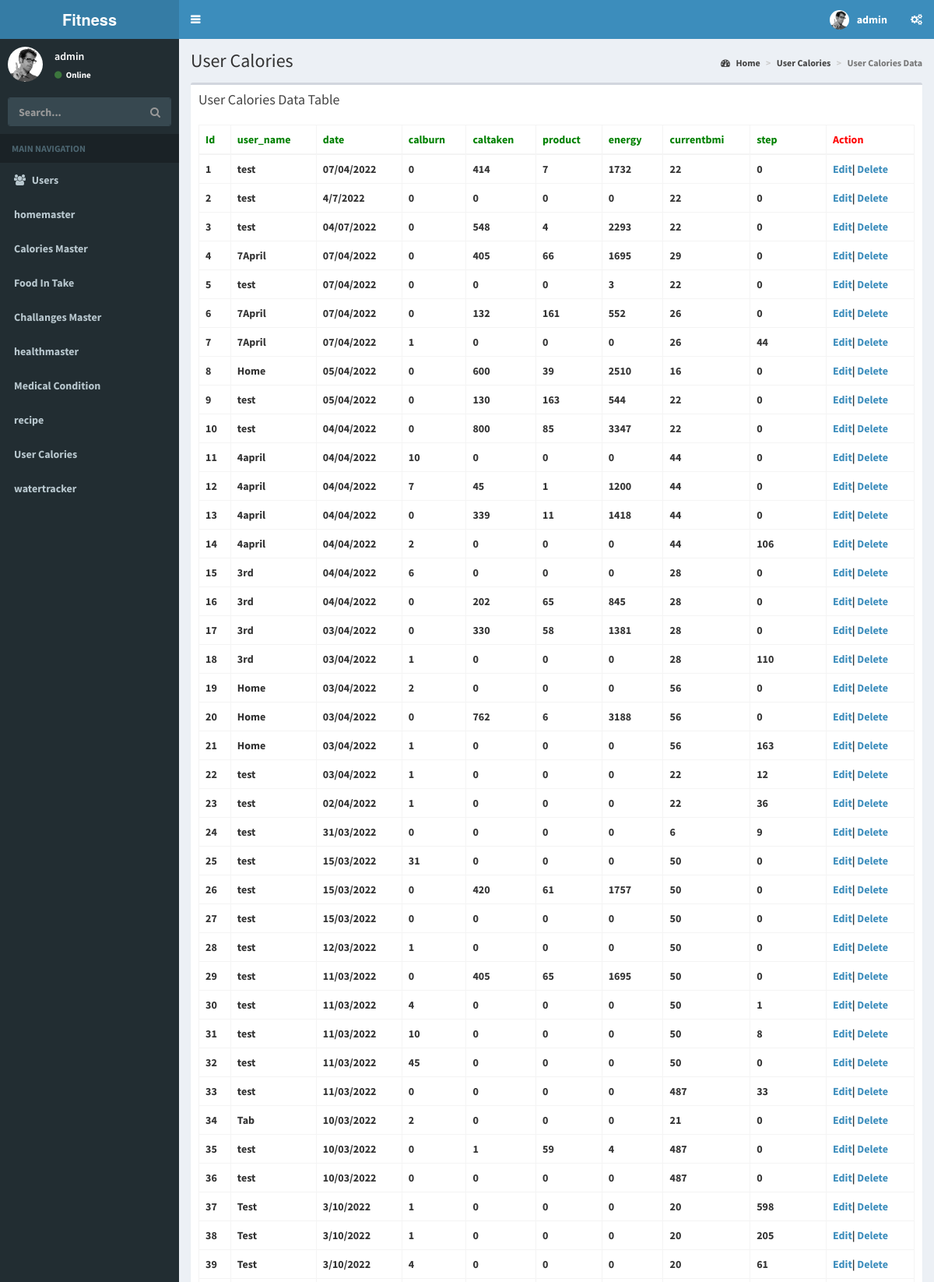
/admin/user_calories.php (signed in, upper part), run on the app's committed database.
### tables this page shows
CREATE TABLE `user_calories` (
  `id` int(11) NOT NULL,
  `user_id` int(11) NOT NULL,
  `date` varchar(200) NOT NULL,
  `time` varchar(200) NOT NULL,
  `calburn` int(11) NOT NULL,
  `caltaken` int(11) NOT NULL,
  `product` int(11) NOT NULL,
  `energy` int(11) NOT NULL,
  `currentbmi` int(11) NOT NULL,
  `datetime` datetime NOT NULL DEFAULT current_timestamp(),
  `step` int(11) NOT NULL DEFAULT 0
);

CREATE TABLE `users` (
  `id` int(11) NOT NULL,
  `user_type` enum('1','2') NOT NULL DEFAULT '2',
  `name` varchar(50) NOT NULL,
  `email` varchar(50) NOT NULL,
  `password` varchar(150) NOT NULL,
  `firstname` varchar(200) NOT NULL DEFAULT '""',
  `lastname` varchar(200) NOT NULL DEFAULT '""',
  `profileimage` varchar(350) NOT NULL DEFAULT '""',
  `IsActive` bit(1) NOT NULL DEFAULT b'1',
  `mobile` varchar(15) NOT NULL DEFAULT '""',
  `gender` varchar(1) NOT NULL DEFAULT 'M',
  `weight` varchar(20) NOT NULL DEFAULT '0',
  `goalweight` varchar(4) NOT NULL DEFAULT '0',
  `height` varchar(20) NOT NULL DEFAULT '0',
  `datetime` datetime NOT NULL DEFAULT current_timestamp(),
  `activityid` int(11) NOT NULL DEFAULT 1,
  `medicalcondition` varchar(500) NOT NULL DEFAULT 'none',
  `Age` varchar(11) NOT NULL,
  `healthOption` int(11) NOT NULL DEFAULT 0,
  `bmi` int(11) DEFAULT 0,
  `GoalStep` int(11) NOT NULL DEFAULT 0,
  `GoalWater` int(11) NOT NULL DEFAULT 0,
  `CalGoal` int(11) NOT NULL DEFAULT 0,
  `Level` int(11) NOT NULL DEFAULT 0,
  `IsPregnent` varchar(1) NOT NULL DEFAULT '0',
  `IsAllergies` varchar(1) NOT NULL DEFAULT '0',
  `Rating` varchar(2) NOT NULL DEFAULT '0'
);

### admin/user_calories.php (the view, shortened to what this page needs)
<?php
include("includes/header.php");
$query  = "SELECT * FROM `user_calories` ORDER BY `id` DESC";
$resnum = mysqli_query($con, $query);
?>
<div class="content-wrapper" style="min-height: 916.281px;">
    <section class="content-header">
        <h1>
            User Calories
        </h1>
        <ol class="breadcrumb">
            <li><a href="#"><i class="fa fa-dashboard"></i> Home</a></li>
            <li><a href="#">User Calories</a></li>
            <li class="active">User Calories Data</li>
        </ol>
    </section>
    <section class="content">
        <div class="row">
            <div class="col-xs-12">
                <div class="box">
                    <div class="box-header">
                        <h3 class="box-title">User Calories Data Table</h3>
                    </div>
                    <div class="box-body">
                        <div id="example2_wrapper" class="dataTables_wrapper form-inline dt-bootstrap">
                            <div class="row">
                                <div class="col-sm-6"></div>
                                <div class="col-sm-6"></div>
                            </div>
                            <div class="row">
                                <div class="col-sm-12">
                                    <table id="example2" class="table table-bordered table-hover dataTable" role="grid" aria-describedby="example2_info">
                                        <thead>
                                            <tr role="row">
                                                <th class="sorting_asc" style="color: green" tabindex="0" aria-controls="example2" rowspan="1" colspan="1" aria-sort="ascending" aria-label="Rendering engine: activate to sort column descending">
                                                    Id
                                                </th>
                                                <th class="sorting" style="color: green" tabindex="0" aria-controls="example2" rowspan="1" colspan="1" aria-label="Browser: activate to sort column ascending">
                                                    user_name
                                                </th>
                                                <th class="sorting" style="color: green" tabindex="0" aria-controls="example2" rowspan="1" colspan="1" aria-label="Platform(s): activate to sort column ascending">
                                                    date
                                                </th>
                                                <th class="sorting" style="color: green" tabindex="0" aria-controls="example2" rowspan="1" colspan="1" aria-label="Engine version: activate to sort column ascending">
                                                    calburn
                                                </th>
                                                <th class="sorting" style="color: green" tabindex="0" aria-controls="example2" rowspan="1" colspan="1" aria-label="CSS grade: activate to sort column ascending">
                                                    caltaken
                                                </th>
                                                <th class="sorting" style="color: green" tabindex="0" aria-controls="example2" rowspan="1" colspan="1" aria-label="CSS grade: activate to sort column ascending">
                                                    product
                                                </th>
                                                <th class="sorting" style="color: green" tabindex="0" aria-controls="example2" rowspan="1" colspan="1" aria-label="CSS grade: activate to sort column ascending">
                                                    energy
                                                </th>
                                                <th class="sorting" style="color: green" tabindex="0" aria-controls="example2" rowspan="1" colspan="1" aria-label="CSS grade: activate to sort column ascending">
                                                    currentbmi
                                                </th>
                                                <th class="sorting" style="color: green" tabindex="0" aria-controls="example2" rowspan="1" colspan="1" aria-label="CSS grade: activate to sort column ascending">
                                                    step
                                                </th>
                                                <th class="sorting" style="color: red" tabindex="0" aria-controls="example2" rowspan="1" colspan="1" aria-label="CSS grade: activate to sort column ascending">
                                                    Action
                                                </th>
                                            </tr>
                                        </thead>
                                        <tbody>
                                            <?php
                                            $i = 1;
                                            while ($result_arr = mysqli_fetch_assoc($resnum)) {
                                                $query  = "SELECT * FROM `users` WHERE id='".$result_arr['user_id']."'";
                                                $resnumUs = mysqli_query($con, $query);
                                                $result_arrUs = mysqli_fetch_assoc($resnumUs);
                                            ?>
                                                <tr role="row" class="odd">
                                                    <td class="sorting_1"><?php echo $i; ?></td>
                                                    <td><?php echo $result_arrUs['name']; ?></td>
                                                    <td><?php echo $result_arr['date']; ?></td>
                                                    <td><?php echo $result_arr['calburn']; ?></td>
                                                    <td><?php echo $result_arr['caltaken']; ?></td>
                                                    <td><?php echo $result_arr['product']; ?></td>
                                                    <td><?php echo $result_arr['energy']; ?></td>
                                                    <td><?php echo $result_arr['currentbmi']; ?></td>
                                                    <td><?php echo $result_arr['step']; ?></td>
                                                    <td>
                                                        <a href="<?php echo BASE_URL; ?>/editUserCalories.php?id=<?php echo $result_arr['id']; ?>">Edit</a>|
                                                        <a href="<?php echo BASE_URL; ?>/deleteUserCalories.php?id=<?php echo $result_arr['id']; ?>">Delete</a>
                                                    </td>
                                                </tr>
                                            <?php
                                                $i++;
                                            } ?>
                                        </tbody>
                                    </table>
                                </div>
                            </div>
                        </div>
                    </div>
                </div>
            </div>
        </div>
    </section>
</div>
<?php
include("includes/footer.php");
?>

### data on the page
user_calories: user.name "test", date "07/04/2022", calburn "0", caltaken "414", product "7", energy "1732", currentbmi "22", step "0"
user_calories: user.name "test", date "4/7/2022", calburn "0", caltaken "0", product "0", energy "0", currentbmi "22", step "0"
user_calories: user.name "test", date "04/07/2022", calburn "0", caltaken "548", product "4", energy "2293", currentbmi "22", step "0"
user_calories: user.name "7April", date "07/04/2022", calburn "0", caltaken "405", product "66", energy "1695", currentbmi "29", step "0"
user_calories: user.name "test", date "07/04/2022", calburn "0", caltaken "0", product "0", energy "3", currentbmi "22", step "0"
user_calories: user.name "7April", date "07/04/2022", calburn "0", caltaken "132", product "161", energy "552", currentbmi "26", step "0"
user_calories: user.name "7April", date "07/04/2022", calburn "1", caltaken "0", product "0", energy "0", currentbmi "26", step "44"
user_calories: user.name "Home", date "05/04/2022", calburn "0", caltaken "600", product "39", energy "2510", currentbmi "16", step "0"
user_calories: user.name "test", date "05/04/2022", calburn "0", caltaken "130", product "163", energy "544", currentbmi "22", step "0"
user_calories: user.name "test", date "04/04/2022", calburn "0", caltaken "800", product "85", energy "3347", currentbmi "22", step "0"
user_calories: user.name "4april", date "04/04/2022", calburn "10", caltaken "0", product "0", energy "0", currentbmi "44", step "0"
user_calories: user.name "4april", date "04/04/2022", calburn "7", caltaken "45", product "1", energy "1200", currentbmi "44", step "0"
user_calories: user.name "4april", date "04/04/2022", calburn "0", caltaken "339", product "11", energy "1418", currentbmi "44", step "0"
user_calories: user.name "4april", date "04/04/2022", calburn "2", caltaken "0", product "0", energy "0", currentbmi "44", step "106"
user_calories: user.name "3rd", date "04/04/2022", calburn "6", caltaken "0", product "0", energy "0", currentbmi "28", step "0"
user_calories: user.name "3rd", date "04/04/2022", calburn "0", caltaken "202", product "65", energy "845", currentbmi "28", step "0"
user_calories: user.name "3rd", date "03/04/2022", calburn "0", caltaken "330", product "58", energy "1381", currentbmi "28", step "0"
user_calories: user.name "3rd", date "03/04/2022", calburn "1", caltaken "0", product "0", energy "0", currentbmi "28", step "110"
user_calories: user.name "Home", date "03/04/2022", calburn "2", caltaken "0", product "0", energy "0", currentbmi "56", step "0"
user_calories: user.name "Home", date "03/04/2022", calburn "0", caltaken "762", product "6", energy "3188", currentbmi "56", step "0"
user_calories: user.name "Home", date "03/04/2022", calburn "1", caltaken "0", product "0", energy "0", currentbmi "56", step "163"
user_calories: user.name "test", date "03/04/2022", calburn "1", caltaken "0", product "0", energy "0", currentbmi "22", step "12"
user_calories: user.name "test", date "02/04/2022", calburn "1", caltaken "0", product "0", energy "0", currentbmi "22", step "36"
user_calories: user.name "test", date "31/03/2022", calburn "0", caltaken "0", product "0", energy "0", currentbmi "6", step "9"
user_calories: user.name "test", date "15/03/2022", calburn "31", caltaken "0", product "0", energy "0", currentbmi "50", step "0"
user_calories: user.name "test", date "15/03/2022", calburn "0", caltaken "420", product "61", energy "1757", currentbmi "50", step "0"
user_calories: user.name "test", date "15/03/2022", calburn "0", caltaken "0", product "0", energy "0", currentbmi "50", step "0"
user_calories: user.name "test", date "12/03/2022", calburn "1", caltaken "0", product "0", energy "0", currentbmi "50", step "0"
user_calories: user.name "test", date "11/03/2022", calburn "0", caltaken "405", product "65", energy "1695", currentbmi "50", step "0"
user_calories: user.name "test", date "11/03/2022", calburn "4", caltaken "0", product "0", energy "0", currentbmi "50", step "1"
user_calories: user.name "test", date "11/03/2022", calburn "10", caltaken "0", product "0", energy "0", currentbmi "50", step "8"
user_calories: user.name "test", date "11/03/2022", calburn "45", caltaken "0", product "0", energy "0", currentbmi "50", step "0"
user_calories: user.name "test", date "11/03/2022", calburn "0", caltaken "0", product "0", energy "0", currentbmi "487", step "33"
user_calories: user.name "Tab", date "10/03/2022", calburn "2", caltaken "0", product "0", energy "0", currentbmi "21", step "0"
user_calories: user.name "test", date "10/03/2022", calburn "0", caltaken "1", product "59", energy "4", currentbmi "487", step "0"
user_calories: user.name "test", date "10/03/2022", calburn "0", caltaken "0", product "0", energy "0", currentbmi "487", step "0"
user_calories: user.name "Test", date "3/10/2022", calburn "1", caltaken "0", product "0", energy "0", currentbmi "20", step "598"
user_calories: user.name "Test", date "3/10/2022", calburn "1", caltaken "0", product "0", energy "0", currentbmi "20", step "205"
user_calories: user.name "Test", date "3/10/2022", calburn "4", caltaken "0", product "0", energy "0", currentbmi "20", step "61"

### other printed values
$adminData['name'] "admin"
